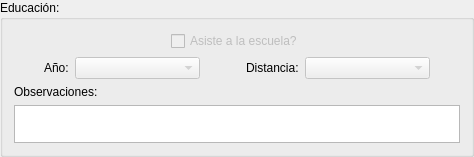
             <widget class="QGroupBox" name="tab1_School">
              <property name="minimumSize">
               <size>
                <width>0</width>
                <height>0</height>
               </size>
              </property>
              <property name="maximumSize">
               <size>
                <width>16777215</width>
                <height>160</height>
               </size>
              </property>
              <property name="title">
               <string>Educación:</string>
              </property>
              <layout class="QVBoxLayout" name="verticalLayout_9">
               <item>
                <layout class="QHBoxLayout" name="horizontalLayout_31">
                 <item>
                  <spacer name="horizontalSpacer_17">
                   <property name="orientation">
                    <enum>Qt::Horizontal</enum>
                   </property>
                   <property name="sizeHint" stdset="0">
                    <size>
                     <width>40</width>
                     <height>20</height>
                    </size>
                   </property>
                  </spacer>
                 </item>
                 <item>
                  <widget class="QCheckBox" name="tab1_School_Assists">
                   <property name="enabled">
                    <bool>false</bool>
                   </property>
                   <property name="text">
                    <string>Asiste a la escuela?</string>
                   </property>
                  </widget>
                 </item>
                 <item>
                  <spacer name="horizontalSpacer_18">
                   <property name="orientation">
                    <enum>Qt::Horizontal</enum>
                   </property>
                   <property name="sizeHint" stdset="0">
                    <size>
                     <width>40</width>
                     <height>20</height>
                    </size>
                   </property>
                  </spacer>
                 </item>
                </layout>
               </item>
               <item>
                <layout class="QHBoxLayout" name="horizontalLayout_34">
                 <item>
                  <spacer name="horizontalSpacer_20">
                   <property name="orientation">
                    <enum>Qt::Horizontal</enum>
                   </property>
                   <property name="sizeType">
                    <enum>QSizePolicy::Fixed</enum>
                   </property>
                   <property name="sizeHint" stdset="0">
                    <size>
                     <width>30</width>
                     <height>20</height>
                    </size>
                   </property>
                  </spacer>
                 </item>
                 <item>
                  <layout class="QHBoxLayout" name="horizontalLayout_32">
                   <item>
                    <widget class="QLabel" name="label_23">
                     <property name="text">
                      <string>Año:</string>
                     </property>
                    </widget>
                   </item>
                   <item>
                    <widget class="QComboBox" name="tab1_School_Year">
                     <property name="enabled">
                      <bool>false</bool>
                     </property>
                     <property name="sizePolicy">
                      <sizepolicy hsizetype="Preferred" vsizetype="Fixed">
                       <horstretch>0</horstretch>
                       <verstretch>0</verstretch>
                      </sizepolicy>
                     </property>
                     <property name="minimumSize">
                      <size>
                       <width>125</width>
                       <height>0</height>
                      </size>
                     </property>
                    </widget>
                   </item>
                  </layout>
                 </item>
                 <item>
                  <spacer name="horizontalSpacer_19">
                   <property name="orientation">
                    <enum>Qt::Horizontal</enum>
                   </property>
                   <property name="sizeHint" stdset="0">
                    <size>
                     <width>40</width>
                     <height>20</height>
                    </size>
                   </property>
                  </spacer>
                 </item>
                 <item>
                  <layout class="QHBoxLayout" name="horizontalLayout_33">
                   <item>
                    <widget class="QLabel" name="label_24">
                     <property name="text">
                      <string>Distancia:</string>
                     </property>
                    </widget>
                   </item>
                   <item>
                    <widget class="QComboBox" name="tab1_School_Distance">
                     <property name="enabled">
                      <bool>false</bool>
                     </property>
                     <property name="minimumSize">
                      <size>
                       <width>125</width>
                       <height>0</height>
                      </size>
                     </property>
                    </widget>
                   </item>
                  </layout>
                 </item>
                 <item>
                  <spacer name="horizontalSpacer_21">
                   <property name="orientation">
                    <enum>Qt::Horizontal</enum>
                   </property>
                   <property name="sizeType">
                    <enum>QSizePolicy::Fixed</enum>
                   </property>
                   <property name="sizeHint" stdset="0">
                    <size>
                     <width>30</width>
                     <height>20</height>
                    </size>
                   </property>
                  </spacer>
                 </item>
                </layout>
               </item>
               <item>
                <widget class="QLabel" name="label_25">
                 <property name="text">
                  <string>Observaciones:</string>
                 </property>
                </widget>
               </item>
               <item>
                <widget class="QPlainTextEdit" name="tab1_School_Comment">
                 <property name="enabled">
                  <bool>true</bool>
                 </property>
                 <property name="sizePolicy">
                  <sizepolicy hsizetype="Expanding" vsizetype="Expanding">
                   <horstretch>0</horstretch>
                   <verstretch>0</verstretch>
                  </sizepolicy>
                 </property>
                 <property name="maximumSize">
                  <size>
                   <width>16777215</width>
                   <height>38</height>
                  </size>
                 </property>
                 <property name="readOnly">
                  <bool>true</bool>
                 </property>
                </widget>
               </item>
              </layout>
             </widget>
